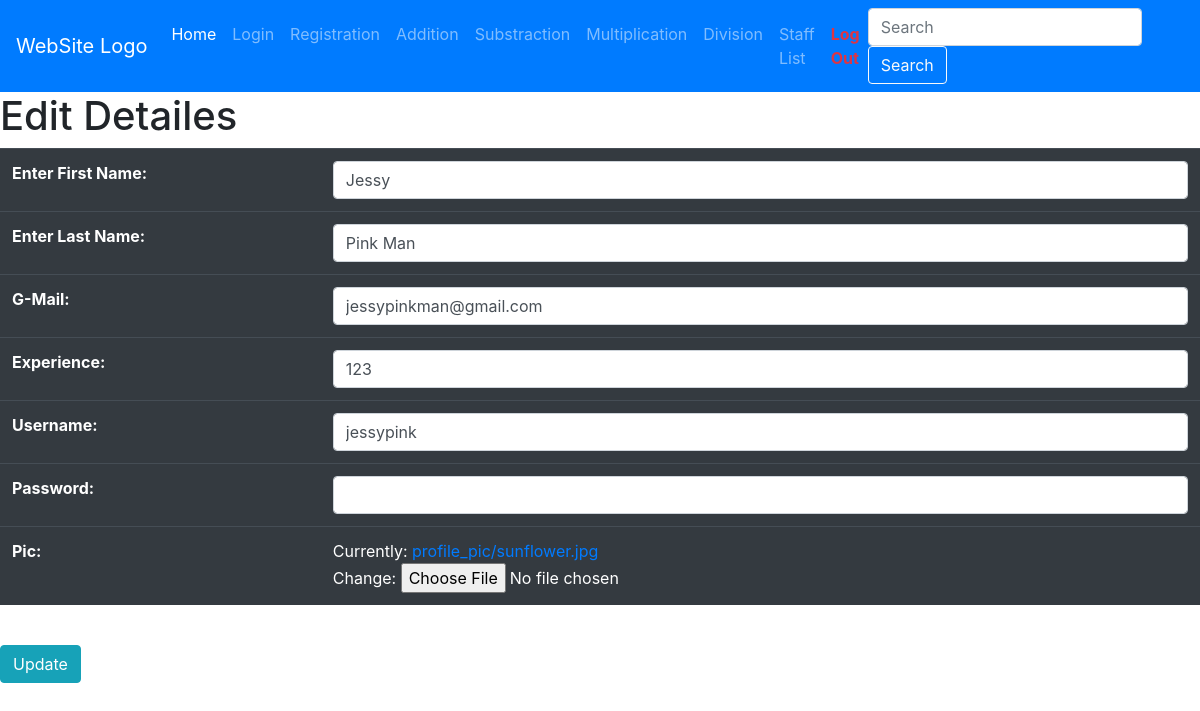
The page /account/EditStaff/14 (signed in) on the database its author committed.
### account/models.py (models this page shows, shortened)
class Staff(models.Model):
    first=models.CharField(max_length=100,verbose_name="Enter First Name")
    last=models.CharField(max_length=100,verbose_name="Enter Last Name")
    mail=models.EmailField(verbose_name="G-Mail")
    exp=models.IntegerField(verbose_name="Experience")
    username=models.CharField(max_length=100,verbose_name="Username")
    password=models.CharField(max_length=100,verbose_name="Password")
    pic=models.ImageField(upload_to="profile_pic",null=True)

### account/views.py (the view, shortened to what this page needs)
# urls.py: path('EditStaff/<int:sid>',StaffEdit.as_view(),name="EditStaff"),
@method_decorator(signin_required,name='dispatch')
class StaffEdit(View):
    def get(self,req,*args,**kwargs):
        id=kwargs.get("sid")
        staff=Staff.objects.get(id=id)
        form=RegModelForm(instance=staff)
        return render(req,"Edit Staff.html",{"form":form})

### account/forms.py (shortened to what this page needs)
class RegModelForm(forms.ModelForm):
    class Meta:
        model=Staff
        fields="__all__"
        widgets={
            "first":forms.TextInput(attrs={"class":"form-control"}),
            "last":forms.TextInput(attrs={"class":"form-control"}),
            "mail":forms.EmailInput(attrs={"class":"form-control"}),
            "exp":forms.NumberInput(attrs={"class":"form-control"}),
            "username":forms.TextInput(attrs={"class":"form-control"}),
            "password":forms.PasswordInput(attrs={"class":"form-control"}),
        }

### account/views.py (called while the page is built)
def signin_required(fn):
    def wrapper(req,*args,**kwargs):
        if req.user.is_authenticated:
            return fn(req,*args,**kwargs)
        else:
            return redirect ("Homepage")
    return wrapper

### account/templates/Edit Staff.html (shortened to what this page needs)
{% extends 'nav.html' %}
    {% block nav %}
      <h1 class=""> Edit Detailes</h1>
      <form action="" method="post" enctype="multipart/form-data">
      <table class="table table-dark">
      {{form.as_table}}
      </table>
      <br>
      <button class="btn btn-info">Update</button>
{% endblock nav %}

### rows shown on the page
Staff: first "Jessy", last "Pink Man", mail "jessypinkman@gmail.com", exp "123", username "jessypink"
